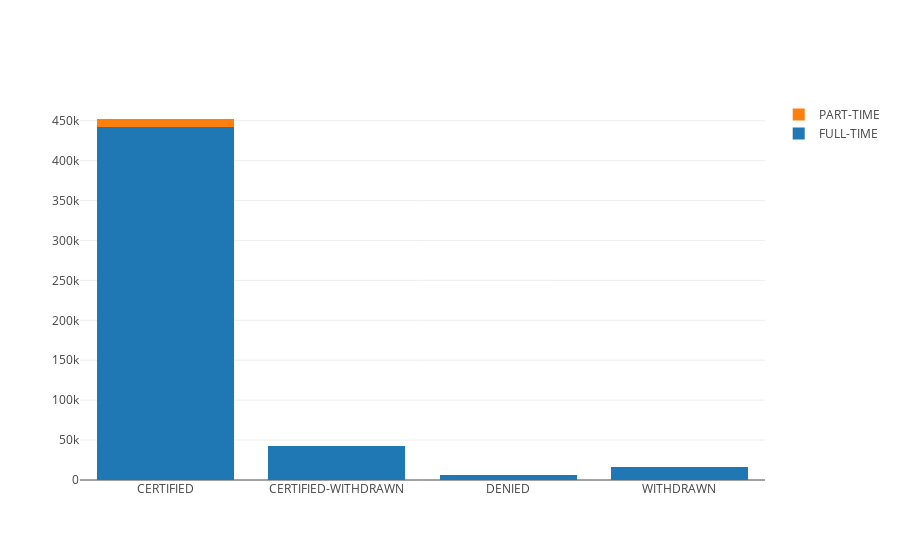

Here is the notebook cell this chart was saved with:
### Markdown cell above
### Distribution of Case_Status column/ Full_Time position

### Code cell
t1 = go.Bar(x=df[df.FULL_TIME_POSITION == 'Y'].groupby('CASE_STATUS').count().index,y=df[df.FULL_TIME_POSITION == 'Y'].groupby('CASE_STATUS').count()['countvar'],name='FULL-TIME ')
t2 = go.Bar(x=df[df.FULL_TIME_POSITION == 'N'].groupby('CASE_STATUS').count().index,y=df[df.FULL_TIME_POSITION == 'N'].groupby('CASE_STATUS').count()['countvar'],name='PART-TIME ')
data = [t1,t2]
layout = go.Layout(barmode='stack')
fig = go.Figure(data =data,layout =layout)
iplot(fig)

### Figure 1 — Plotly figure (JSON) as saved in the notebook; plotly's stock layout.template omitted (floating-point values rounded to 4 significant figures)
{"data": [{"name": "FULL-TIME ", "type": "bar", "uid": "686b9c54-d094-11e8-8e8c-f496347d3ff1", "x": ["CERTIFIED", "CERTIFIED-WITHDRAWN", "DENIED", "WITHDRAWN"], "y": [441734, 42152, 5871, 15704]}, {"name": "PART-TIME ", "type": "bar", "uid": "686b9c55-d094-11e8-aebb-f496347d3ff1", "x": ["CERTIFIED", "CERTIFIED-WITHDRAWN", "DENIED", "WITHDRAWN"], "y": [10420, 542, 323, 515]}], "layout": {"barmode": "stack"}}
